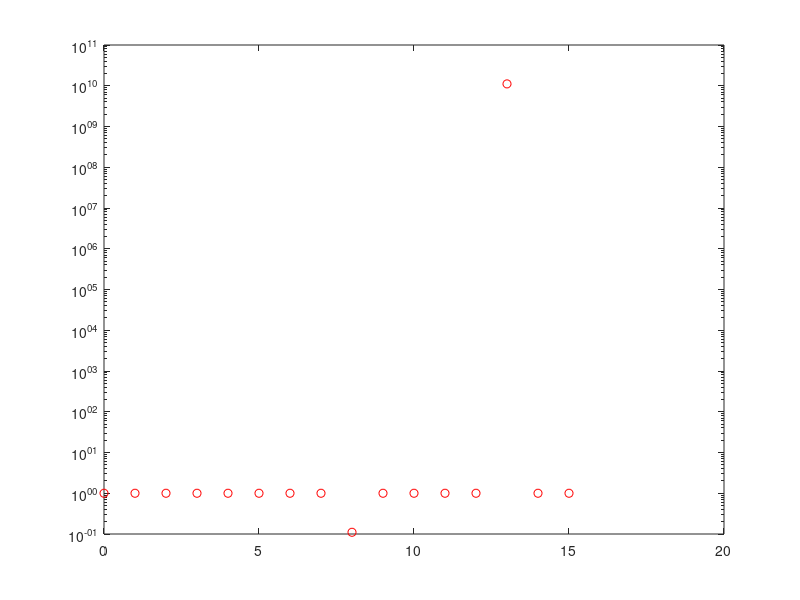
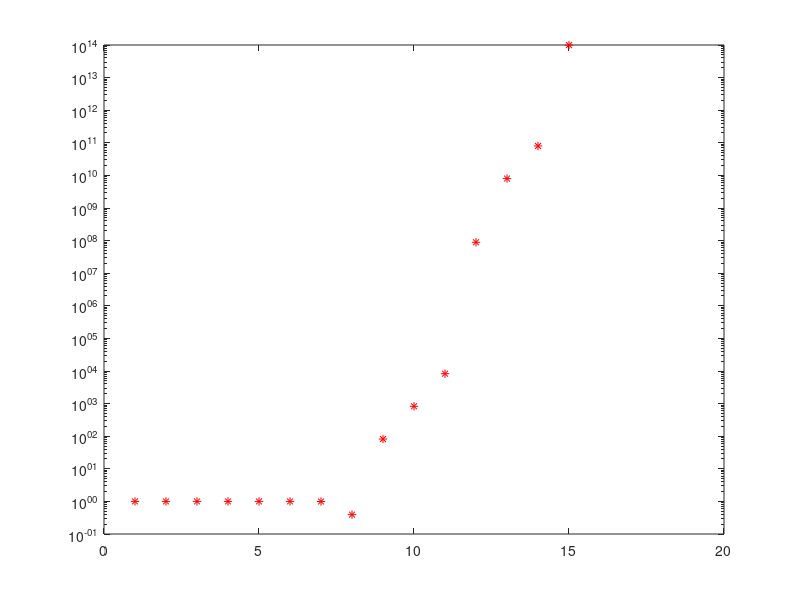

The MATLAB script that drew these images, in order:
 %Exercise_2 Lab 20 sept 2021 thursday
fun_abs=@(k) (1+ 10.^ (-k)- 1);
fun_approx=@(k) (abs(((1+ 10^ -k)-1)- 10^-k)) / 10^-k;
%
%
%version 1 with using loops
err_vector=zeros(1, 20)';
key=zeros(1, 20)';
for k = 1 : 20
    rel_err= abs((fun_abs(k)- fun_approx(k)))/ abs(fun_abs(k));
   err_vector(k)=rel_err
    key(k)=k
end

figure(2) 
semilogy(key,err_vector, 'r*')

%new code without loops only using vectors

k=[0:1:20]';
func1= (1+10.^(-k))-1;
approx2= abs(((1+10.^(-k)-1)-10.^(-k)))./(10.^(-k));
relative_error1= abs(func1-approx2)./abs(func1);
figure(1)
semilogy(k,relative_error1,'ro');



% part 2 of exercise 2


k=[0:1:20]';
func1= (1+10.^(-k))-1;
approx2= abs(1+10.^(-k)-10.^(-k)-1)./(10.^(-k));
relative_error2= abs(func1-approx2)./abs(func1);
figure(2)= semilogy(k,relative_error2,'ro');


